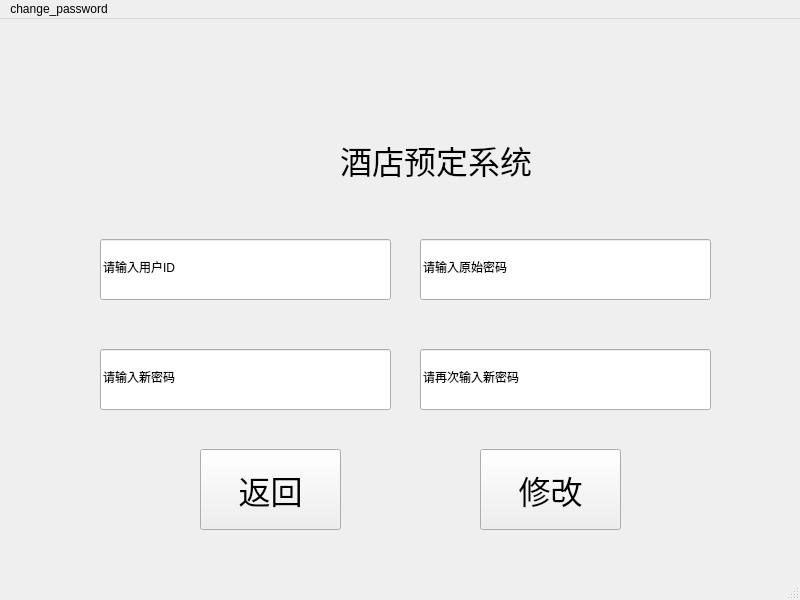
<?xml version="1.0" encoding="UTF-8"?>
<ui version="4.0">
 <class>mainWindow</class>
 <widget class="QMainWindow" name="mainWindow">
  <property name="geometry">
   <rect>
    <x>0</x>
    <y>0</y>
    <width>800</width>
    <height>600</height>
   </rect>
  </property>
  <property name="windowTitle">
   <string>Python酒店预定系统</string>
  </property>
  <widget class="QWidget" name="centralwidget">
   <widget class="QLabel" name="label">
    <property name="geometry">
     <rect>
      <x>190</x>
      <y>90</y>
      <width>101</width>
      <height>101</height>
     </rect>
    </property>
    <property name="text">
     <string/>
    </property>
    <property name="pixmap">
     <pixmap>C:/Users/jqyyd/Desktop/屏幕截图 2023-06-26 230630.jpg</pixmap>
    </property>
   </widget>
   <widget class="QLabel" name="label_2">
    <property name="geometry">
     <rect>
      <x>340</x>
      <y>70</y>
      <width>301</width>
      <height>141</height>
     </rect>
    </property>
    <property name="font">
     <font>
      <family>Adobe Devanagari</family>
      <pointsize>24</pointsize>
     </font>
    </property>
    <property name="text">
     <string>酒店预定系统</string>
    </property>
   </widget>
   <widget class="QLineEdit" name="lineEdit_id">
    <property name="geometry">
     <rect>
      <x>100</x>
      <y>220</y>
      <width>291</width>
      <height>61</height>
     </rect>
    </property>
    <property name="text">
     <string>请输入用户ID</string>
    </property>
   </widget>
   <widget class="QLineEdit" name="lineEdit_initial">
    <property name="geometry">
     <rect>
      <x>420</x>
      <y>220</y>
      <width>291</width>
      <height>61</height>
     </rect>
    </property>
    <property name="text">
     <string>请输入原始密码</string>
    </property>
   </widget>
   <widget class="QLineEdit" name="lineEdit_new1">
    <property name="geometry">
     <rect>
      <x>100</x>
      <y>330</y>
      <width>291</width>
      <height>61</height>
     </rect>
    </property>
    <property name="text">
     <string>请输入新密码</string>
    </property>
   </widget>
   <widget class="QPushButton" name="pushButton_back">
    <property name="geometry">
     <rect>
      <x>200</x>
      <y>430</y>
      <width>141</width>
      <height>81</height>
     </rect>
    </property>
    <property name="font">
     <font>
      <family>Adobe Devanagari</family>
      <pointsize>24</pointsize>
     </font>
    </property>
    <property name="text">
     <string>返回</string>
    </property>
   </widget>
   <widget class="QPushButton" name="pushButton_modify">
    <property name="geometry">
     <rect>
      <x>480</x>
      <y>430</y>
      <width>141</width>
      <height>81</height>
     </rect>
    </property>
    <property name="font">
     <font>
      <family>Adobe Devanagari</family>
      <pointsize>24</pointsize>
     </font>
    </property>
    <property name="text">
     <string>修改</string>
    </property>
   </widget>
   <widget class="QLineEdit" name="lineEdit_new2">
    <property name="geometry">
     <rect>
      <x>420</x>
      <y>330</y>
      <width>291</width>
      <height>61</height>
     </rect>
    </property>
    <property name="text">
     <string>请再次输入新密码</string>
    </property>
   </widget>
  </widget>
  <widget class="QMenuBar" name="menubar">
   <property name="geometry">
    <rect>
     <x>0</x>
     <y>0</y>
     <width>800</width>
     <height>22</height>
    </rect>
   </property>
   <widget class="QMenu" name="menuchange_paswwrod">
    <property name="title">
     <string>change_password</string>
    </property>
   </widget>
   <addaction name="menuchange_paswwrod"/>
  </widget>
  <widget class="QStatusBar" name="statusbar"/>
 </widget>
 <resources/>
 <connections/>
</ui>
